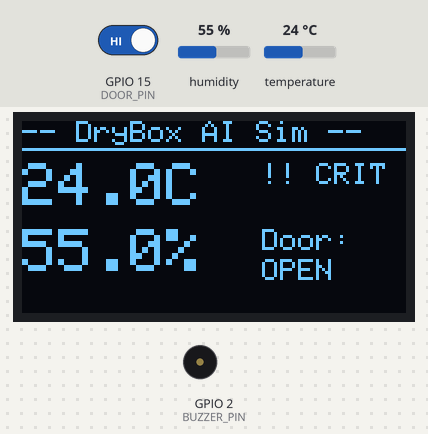
Bench run of a sketch on a simulated ESP32. Shown: 128×64 one-colour display, buzzer (waves = sounding). The test bench sets the inputs (shaded band); at power-on: GPIO 15 (DOOR_PIN) HIGH, humidity 55 %, temperature 24 °C. What the sketch prints to the serial monitor is not drawn.

Above: at 2.39 s.
2.8 s: GPIO 15 (DOOR_PIN) driven LOW
At 5.9 s:
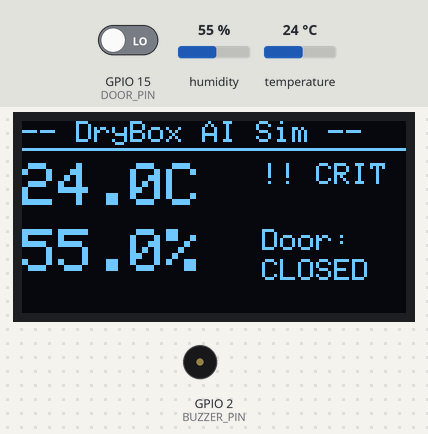
6.2 s: humidity set to 22 %
At 11.2 s:
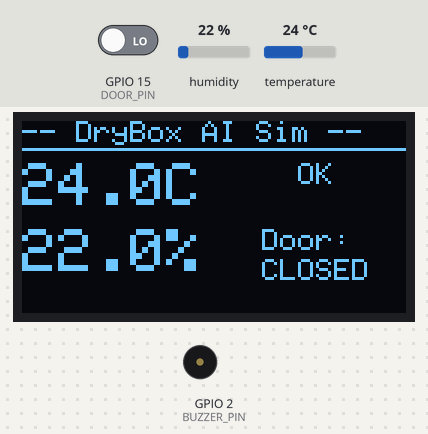
11.5 s: humidity set to 40 %
At 14.4 s:
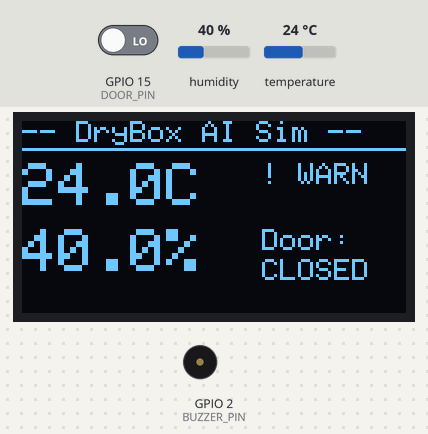
15.5 s: GPIO 15 (DOOR_PIN) driven HIGH
At 16.17 s:
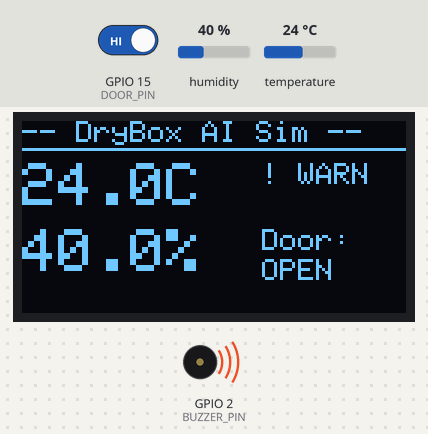
18.2 s: humidity set to 22 %
At 22.45 s:
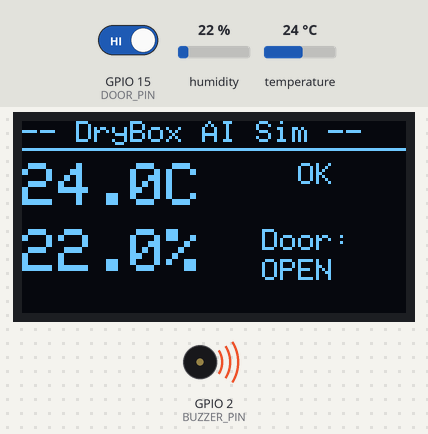
24.1 s: temperature set to 12 °C
At 26.27 s:
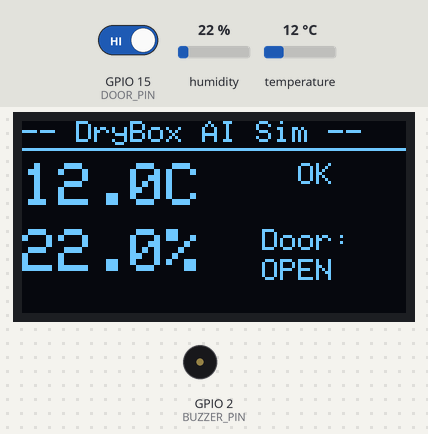
Timing chart, 0 to 28.5 s (numbered marks = the images above; inputs shaded):
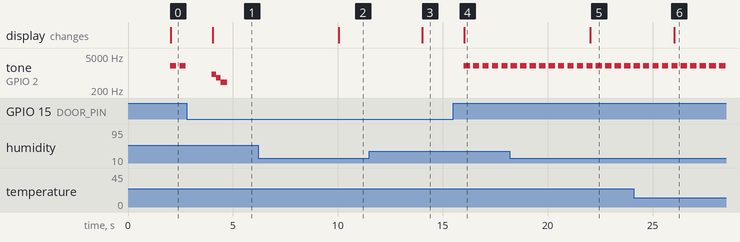

The sketch:

sketch_wokwi_sim.ino
```cpp
/**
 * DryBox AI — Wokwi Simulation Sketch
 *
 * Firebase is removed — Wokwi has no internet access.
 * Use this to verify hardware logic (DHT22, door button, OLED, buzzer).
 * Flash drybox_esp32.ino to the real ESP32 with Firebase credentials.
 */

#include <DHT.h>
#include <Wire.h>
#include <Adafruit_GFX.h>
#include <Adafruit_SSD1306.h>

// ─── PINS ────────────────────────────────────────────────────────────────────
#define DHT_PIN       4
#define DHT_TYPE      DHT22
#define DOOR_PIN      15
#define BUZZER_PIN    2

#define SCREEN_WIDTH  128
#define SCREEN_HEIGHT 64
#define OLED_RESET    -1
#define OLED_ADDRESS  0x3C

// ─── THRESHOLDS ──────────────────────────────────────────────────────────────
#define WARN_HUMIDITY  35.0
#define CRIT_HUMIDITY  45.0

// ─── GLOBALS ─────────────────────────────────────────────────────────────────
DHT dht(DHT_PIN, DHT_TYPE);
Adafruit_SSD1306 display(SCREEN_WIDTH, SCREEN_HEIGHT, &Wire, OLED_RESET);

float  lastTemp     = 0.0;
float  lastHumidity = 0.0;
String lastDoor     = "closed";
String lastStatus   = "normal";

unsigned long lastReadMs = 0;
#define READ_INTERVAL 2000   // read every 2s in simulation

// ─── BUZZER STATE MACHINE ────────────────────────────────────────────────────
// ALARM  = door open  → rapid beeps, continuous while open
// CALM   = door just closed → descending tones played once
// SILENT = door closed, calm tones finished

enum BuzzerMode { SILENT, ALARM, ALARM_PAUSE, CALM };
BuzzerMode    buzzerMode   = SILENT;
bool          prevDoorOpen = false;
unsigned long buzzerMs     = 0;
int           calmStep     = 0;

// Alarm: continuous tone ON/OFF while door is open
#define ALARM_BEEP_MS    300   // ms tone plays
#define ALARM_PAUSE_MS   150   // ms silence between beeps
#define ALARM_FREQ      2000   // Hz — audible on most passive buzzers

// Calm: three descending notes played once when door closes
const int CALM_FREQS[]     = { 900, 650, 420 };
const int CALM_DURATIONS[] = { 150, 150, 250 };
const int CALM_GAP_MS      = 60;
#define   CALM_STEPS       3

// ─── SETUP ───────────────────────────────────────────────────────────────────
void setup() {
  Serial.begin(115200);

  pinMode(DOOR_PIN, INPUT_PULLUP);
  pinMode(BUZZER_PIN, OUTPUT);
  digitalWrite(BUZZER_PIN, LOW);

  dht.begin();

  if (!display.begin(SSD1306_SWITCHCAPVCC, OLED_ADDRESS)) {
    Serial.println("OLED not found");
  }

  display.clearDisplay();
  display.setTextColor(SSD1306_WHITE);
  display.setTextSize(1);
  display.setCursor(20, 24);
  display.println("DryBox AI");
  display.setCursor(10, 38);
  display.println("Simulation Mode");
  display.display();
  delay(1500);

  Serial.println("DryBox AI — Simulation ready");
  Serial.println("Adjust DHT22 sliders to change temp/humidity");
  Serial.println("Click green button to open/close door");
}

// ─── BUZZER TICK (call every loop — non-blocking) ────────────────────────────
void updateBuzzer() {
  unsigned long now = millis();

  switch (buzzerMode) {

    case ALARM:
      // Beeping phase: play tone for ALARM_BEEP_MS
      if (now - buzzerMs >= ALARM_BEEP_MS) {
        noTone(BUZZER_PIN);
        buzzerMode = ALARM_PAUSE;
        buzzerMs   = now;
      }
      break;

    case ALARM_PAUSE:
      // Silence phase: wait ALARM_PAUSE_MS then beep again
      if (now - buzzerMs >= ALARM_PAUSE_MS) {
        // Only restart alarm if door is still open
        if (digitalRead(DOOR_PIN) == HIGH) {
          tone(BUZZER_PIN, ALARM_FREQ);
          buzzerMode = ALARM;
          buzzerMs   = now;
        } else {
          buzzerMode = SILENT;
        }
      }
      break;

    case CALM:
      // Current note finished — move to next
      if (now - buzzerMs >= (unsigned long)(CALM_DURATIONS[calmStep] + CALM_GAP_MS)) {
        noTone(BUZZER_PIN);
        calmStep++;
        if (calmStep < CALM_STEPS) {
          tone(BUZZER_PIN, CALM_FREQS[calmStep]);
          buzzerMs = now;
        } else {
          buzzerMode = SILENT;
        }
      }
      break;

    case SILENT:
    default:
      break;
  }
}

// ─── LOOP ────────────────────────────────────────────────────────────────────
void loop() {
  unsigned long now = millis();

  updateBuzzer();   // runs every loop tick — non-blocking

  if (now - lastReadMs >= READ_INTERVAL) {
    lastReadMs = now;

    // --- Read DHT22 ---
    float h = dht.readHumidity();
    float t = dht.readTemperature();

    if (isnan(h) || isnan(t)) {
      Serial.println("DHT22 read failed");
      return;
    }

    lastTemp     = t;
    lastHumidity = h;

    // --- Read door button ---
    bool doorOpen = (digitalRead(DOOR_PIN) == HIGH);
    lastDoor = doorOpen ? "open" : "closed";

    // --- Determine status ---
    if (h > CRIT_HUMIDITY) {
      lastStatus = "crit";
    } else if (h > WARN_HUMIDITY) {
      lastStatus = "warn";
    } else {
      lastStatus = "normal";
    }

    // --- Buzzer state transitions ---
    if (doorOpen && !prevDoorOpen) {
      // Door just opened → start alarm immediately
      noTone(BUZZER_PIN);
      tone(BUZZER_PIN, ALARM_FREQ);   // start beeping right away
      buzzerMode = ALARM;
      buzzerMs   = millis();
      Serial.println("[BUZZER] ALARM — door opened");
    } else if (!doorOpen && prevDoorOpen) {
      // Door just closed → play calm sound, first note starts immediately
      noTone(BUZZER_PIN);
      calmStep = 0;
      tone(BUZZER_PIN, CALM_FREQS[0]);  // first note plays right now
      buzzerMode = CALM;
      buzzerMs   = millis();
      Serial.println("[BUZZER] CALM — door closed");
    }
    prevDoorOpen = doorOpen;

    // --- Serial output (replaces Firebase push in simulation) ---
    Serial.printf("[READ] temp=%.1f°C  hum=%.1f%%  door=%s  status=%s\n",
                  t, h, lastDoor.c_str(), lastStatus.c_str());

    // --- Update OLED ---
    display.clearDisplay();
    display.setTextSize(1);
    display.setCursor(0, 0);
    display.println("-- DryBox AI Sim --");
    display.drawLine(0, 9, 127, 9, SSD1306_WHITE);

    display.setTextSize(2);
    display.setCursor(0, 14);
    display.printf("%.1fC", t);
    display.setCursor(0, 36);
    display.printf("%.1f%%", h);

    display.setTextSize(1);
    display.setCursor(80, 14);
    if (lastStatus == "crit")       display.println("!! CRIT");
    else if (lastStatus == "warn")  display.println("! WARN");
    else                            display.println("  OK");

    display.setCursor(80, 36);
    display.print("Door:");
    display.setCursor(80, 46);
    display.println(doorOpen ? "OPEN" : "CLOSED");

    display.display();
  }
}
```

Measured:
- after the input at 2.8 s, the display: changes after 1.2 s (image 1)
- after the input at 6.2 s, the display: changes after 3.8 s (image 2)
- after the input at 11.5 s, the display: changes after 2.5 s (image 3)
- after the input at 15.5 s, tone on GPIO 2 (BUZZER_PIN): alternates 2000 Hz for 0.30 s and silent for 0.15 s, starting after 0.50 s; the display: changes after 0.53 s (image 4)
- after the input at 18.2 s, the display: changes after 3.8 s (image 5)
- after the input at 24.1 s, the display: changes after 1.9 s (image 6)
